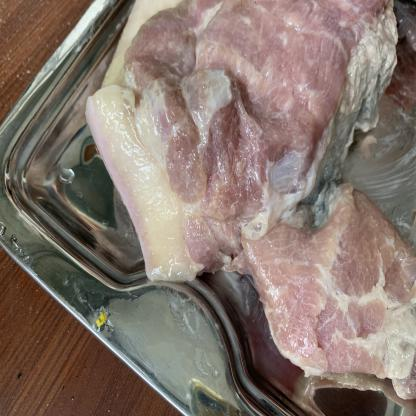
#> input picture testImages/SPOILED-2-_JPG.rf.b8182ad123fc4f620131b7ae4c59de03 copy 2.jpg, 416 x 416 px, found by its file name
$ jupyter execute --allow-errors day3.ipynb
#> lines starting #> are read from the running program, lines starting #| are printed output that depends on the picture
# Visual ML Assessment of Meat Freshness from Image-based Quality Indicators

# Step 1:Import Libraries

[cell 1]
import pandas as pd
import os
from skimage.transform import resize
from skimage.io import imread
import numpy as np
import matplotlib.pyplot as plt
from skimage import io, transform
from sklearn import preprocessing
import numpy as np
import joblib
import cv2


from sklearn.naive_bayes import GaussianNB
from sklearn.model_selection import train_test_split
from sklearn.metrics import accuracy_score, precision_score, recall_score, f1_score
from sklearn.metrics import classification_report
from sklearn.metrics import confusion_matrix
from sklearn.tree import DecisionTreeClassifier
import seaborn as sns
from sklearn.ensemble import ExtraTreesClassifier
from sklearn.ensemble import RandomForestClassifier

# Step 2:Import Meat Dataset

[cell 2]
path = r"C:\Users\Srinitha\OneDrive\Desktop\mini project\Meat freshness"
model_folder = "model"
categories = [d for d in os.listdir(path) if os.path.isdir(os.path.join(path, d))]
categories

# Step 3:Image Processing

[cell 3]
X_file = os.path.join(model_folder,"X.txt.npy")
Y_file = os.path.join(model_folder,"Y.txt.npy")
if os.path.exists(X_file) and os.path.exists(Y_file):
    X = np.load(X_file)
    Y = np.load(Y_file)
    print("X and Y arrays loaded successfully.")
else:
    X = [] # input array
    Y = [] # output array
    for root, dirs, directory in os.walk(path):
        for j in range(len(directory)):
            name = os.path.basename(root)
            print(f'Loading category: {dirs}')
            print(name+" "+root+"/"+directory[j])
            if 'Thumbs.db' not in directory[j]:
                img_array = cv2.imread(root+"/"+directory[j])
                img_resized = resize(img_array, (64, 64, 3))
                X.append(img_resized.flatten())
                Y.append(categories.index(name))
#> pass 2 of the loop `for root, dirs, directory in os.walk(path):`:
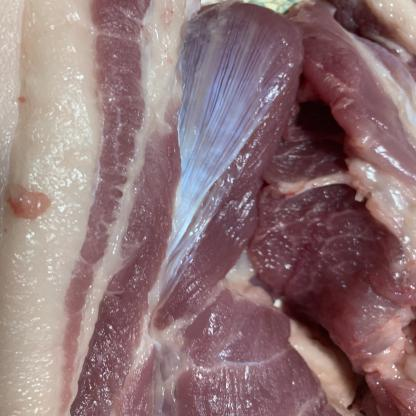
#> input picture Meat freshness/FRESH/FRESH-102-_JPG.rf.97c72ce29de7a165b8b59fab7bd7c735.jpg, 416 x 416 px
#> img_array is the input picture: shape (416, 416, 3); mean B, G, R 118.6, 115.9, 143.3
#> `img_resized = resize(img_array, (64, 64, 3))`:
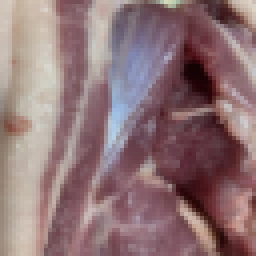
#> img_resized: shape (64, 64, 3) float64 (shown 4 times larger); mean B, G, R 0.465, 0.455, 0.562
#> pass 3 of the loop `for root, dirs, directory in os.walk(path):`:
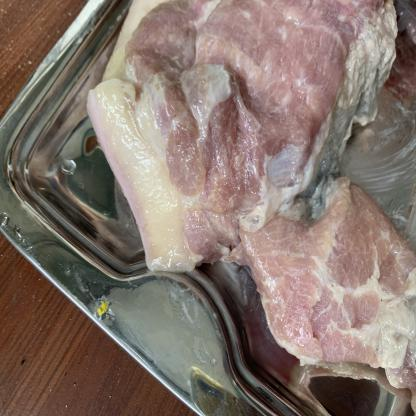
#> input picture Meat freshness/SPOILED/SPOILED-1-_JPG.rf.db85609c4302c4a3528ae889690aeafe copy 2.jpg, 416 x 416 px
#> img_array is the input picture: shape (416, 416, 3); mean B, G, R 108.6, 117.1, 133
#> `img_resized = resize(img_array, (64, 64, 3))`:
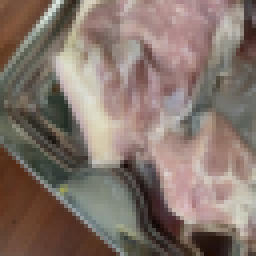
#> img_resized: shape (64, 64, 3) float64 (shown 4 times larger); mean B, G, R 0.426, 0.459, 0.522
    X = np.array(X)
    Y = np.array(Y)

    np.save(X_file, X)
    np.save(Y_file, Y)

# Step 4:Seperation of X(input) & Y(target)

[cell 4]
df=pd.DataFrame(X)
#> df = table of 2 rows and 12288 columns
df
#> Out = table of 2 rows and 12288 columns

[cell 5]
df['labels']=Y
Y

# Step 5:Data Spliting

[cell 6]
x_train,x_test,y_train,y_test = train_test_split(X,Y,test_size=0.20,random_state=77)
#> y_train = [1]; y_test = [0]
#> (reads model/Gaussian_NBC_Model.pkl from the repository)

## User Defined for Performance Evolution

[cell 7]
accuracy=[]
precision = []
recall = []
fscore = []
overall_results = []

classwise_results = []

[cell 8]
def calculateMetrics(algorithm, predict, testY, labels):

    # Overall metrics
#> called with algorithm = 'Gaussian NBC', predict = array of shape (1,), testY = array of shape (1,)
    a = accuracy_score(testY, predict) * 100
#> a = 100
    p = precision_score(testY, predict, average='macro') * 100
#> p = 100
    r = recall_score(testY, predict, average='macro') * 100
#> r = 100
    f = f1_score(testY, predict, average='macro') * 100
#> f = 100

    # Save overall metrics
    overall_results.append({
        "Algorithm": algorithm,
        "Accuracy (%)": a,
        "Precision (%)": p,
        "Recall (%)": r,
        "F1 Score (%)": f
    })

    print(f"{algorithm} Accuracy: {a:.2f}")
#| Gaussian NBC Accuracy: 100.00
    print(f"{algorithm} Precision: {p:.2f}")
#| Gaussian NBC Precision: 100.00
    print(f"{algorithm} Recall: {r:.2f}")
#| Gaussian NBC Recall: 100.00
    print(f"{algorithm} F1 Score: {f:.2f}\n")
#| Gaussian NBC F1 Score: 100.00
#> (reads model/Random Forest Classifier_Model.pkl from the repository)

    # Classification report & confusion matrix
    report = classification_report(testY, predict, target_names=labels, output_dict=True)
    conf_matrix = confusion_matrix(testY, predict)

    # Class-wise accuracy
    class_accuracy = conf_matrix.diagonal() / conf_matrix.sum(axis=1)

    print(f"{algorithm} Class-wise Metrics:")
    print(f"{'Class':<12}{'Accuracy':<12}{'Precision':<12}{'Recall':<12}{'F1 Score':<12}")

    for i, class_name in enumerate(labels):
        acc = class_accuracy[i] * 100
        prec = report[class_name]['precision'] * 100
        rec = report[class_name]['recall'] * 100
        f1 = report[class_name]['f1-score'] * 100

        print(f"{class_name:<12}{acc:<12.2f}{prec:<12.2f}{rec:<12.2f}{f1:<12.2f}")

        # Save class-wise metrics
        classwise_results.append({
            "Algorithm": algorithm,
            "Class": class_name,
            "Accuracy (%)": acc,
            "Precision (%)": prec,
            "Recall (%)": rec,
            "F1 Score (%)": f1
        })

    # Confusion matrix plot
    plt.figure(figsize=(5, 5))
    sns.heatmap(conf_matrix, annot=True, fmt="d", cmap="Blues",
                xticklabels=labels, yticklabels=labels)
    plt.title(f"{algorithm} Confusion Matrix")
    plt.xlabel('Predicted Label')
    plt.ylabel('True Label')
    plt.show()

# Step 6:Model Building

## 6.1 Gaussian Naive Bayes Classifier (GNBC Model)

[cell 9]
Model_file = os.path.join(model_folder, "Gaussian_NBC_Model.pkl")
#> (the rest of this cell did not finish here and is left out)

## 6.2 Random Forest Classifier (RFC Model)

[cell 10]
# Check if the pkl file exists
Model_file = os.path.join(model_folder, "Random Forest Classifier_Model.pkl")
#> (the rest of this cell did not finish here and is left out)

#| RFC Accuracy: 100.00
#| RFC Precision: 100.00
#| RFC Recall: 100.00
#| RFC F1 Score: 100.00
#> (reads model/EX_Model.pkl from the repository)
else:
    rf_classifier = RandomForestClassifier()
    rf_classifier.fit(x_train, y_train)
    joblib.dump(rf_classifier, Model_file)
    y_pred = rf_classifier.predict(x_test)
    calculateMetrics("RFC", y_pred, y_test, categories)

## 6.3 Extra Trees Confusion Matrix (ETC Model)

[cell 11]
# Check if the pkl file exists
Model_file = os.path.join(model_folder, "EX_Model.pkl")
#> (the rest of this cell did not finish here and is left out)

#| Extra Trees Accuracy: 100.00
#| Extra Trees Precision: 100.00
#| Extra Trees Recall: 100.00
#| Extra Trees F1 Score: 100.00
else:
    ex_classifier = ExtraTreesClassifier()
    ex_classifier.fit(x_train, y_train)
    joblib.dump(ex_classifier, Model_file)
    y_pred = ex_classifier.predict(x_test)
    calculateMetrics("Extra Trees", y_pred, y_test, categories)

[cell 12]
overall_df = pd.DataFrame(overall_results)
#> overall_df = table of 3 rows and 5 columns
overall_df
#> Out = table of 3 rows and 5 columns

[cell 13]
classwise_df = pd.DataFrame(classwise_results)
classwise_df

[cell 14]
# X locations
x = np.arange(len(overall_df['Algorithm']))
#> x = [0, 1, 2]
width = 0.2

plt.figure(figsize=(10,6))

plt.bar(x - 1.5*width, overall_df['Accuracy (%)'], width, label='Accuracy')
plt.bar(x - 0.5*width, overall_df['Precision (%)'], width, label='Precision')
plt.bar(x + 0.5*width, overall_df['Recall (%)'], width, label='Recall')
plt.bar(x + 1.5*width, overall_df['F1 Score (%)'], width, label='F1 Score')

plt.xticks(x, overall_df['Algorithm'], rotation=45)
plt.xlabel("Algorithm")
plt.ylabel("Score (%)")
plt.title("Overall Performance Comparison of Algorithms")
plt.legend()
plt.tight_layout()
plt.show()
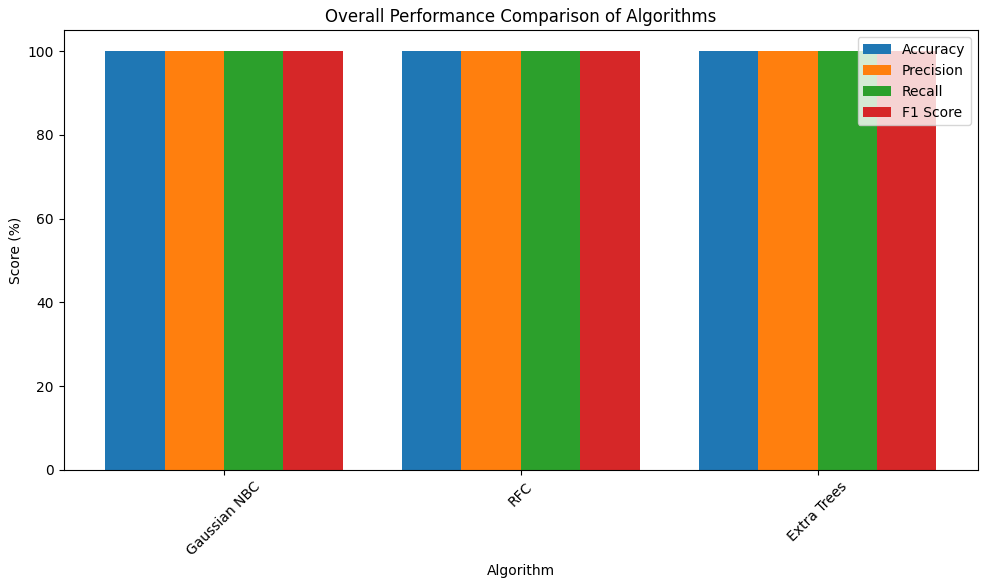
#> figure drawn by matplotlib, 1 panel

# Step 7: Final Pridiction of Fresh Data

[cell 15]
path = r"C:\Users\Srinitha\OneDrive\Desktop\mini project\testImages\SPOILED-2-_JPG.rf.b8182ad123fc4f620131b7ae4c59de03 copy 2.jpg"
img = imread(path)
#> img is the input picture: shape (416, 416, 3); mean R, G, B 133.3, 117.7, 108.8
img_resize = resize(img,(64,64,3))
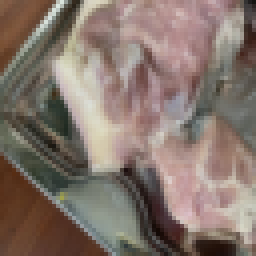
#> img_resize: shape (64, 64, 3) float64 (shown 4 times larger); mean R, G, B 0.523, 0.461, 0.427
img_preprocessed = [img_resize.flatten()]
output_number = ex_classifier.predict(img_preprocessed)[0]
#> output_number = 1
output_name = categories[output_number]
#> output_name = 'SPOILED'

plt.imshow(img)
plt.text(10, 10, f'Predicted Output: {output_name}', color='white', fontsize=12, weight='bold', backgroundcolor='black')
plt.axis('off')
plt.show()

[cell 16]
path = r"C:\Users\Srinitha\OneDrive\Desktop\mini project\testImages\FRESH-43-_JPG.rf.992c98b3641f0a86b08e0b50d0fa1f68.jpg"
img = imread(path)
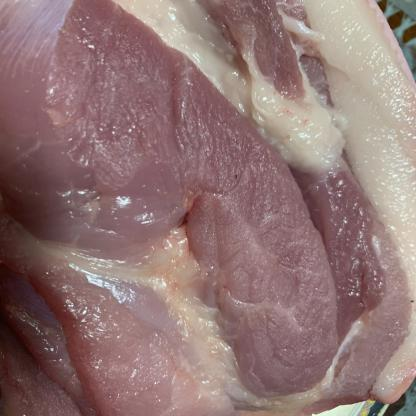
#> input picture testImages/FRESH-43-_JPG.rf.992c98b3641f0a86b08e0b50d0fa1f68.jpg, 416 x 416 px, found by its file name
#> img is the input picture: shape (416, 416, 3); mean R, G, B 144.5, 116.7, 115.7
img_resize = resize(img,(64,64,3))
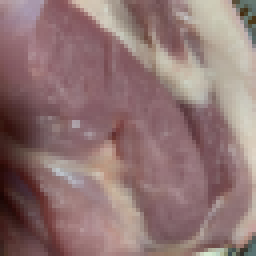
#> img_resize: shape (64, 64, 3) float64 (shown 4 times larger); mean R, G, B 0.567, 0.458, 0.454
img_preprocessed = [img_resize.flatten()]
output_number = ex_classifier.predict(img_preprocessed)[0]
#> output_number = 0
output_name = categories[output_number]
#> output_name = 'FRESH'

plt.imshow(img)
plt.text(10, 10, f'Predicted Output: {output_name}', color='white', fontsize=12, weight='bold', backgroundcolor='black')
plt.axis('off')
plt.show()
